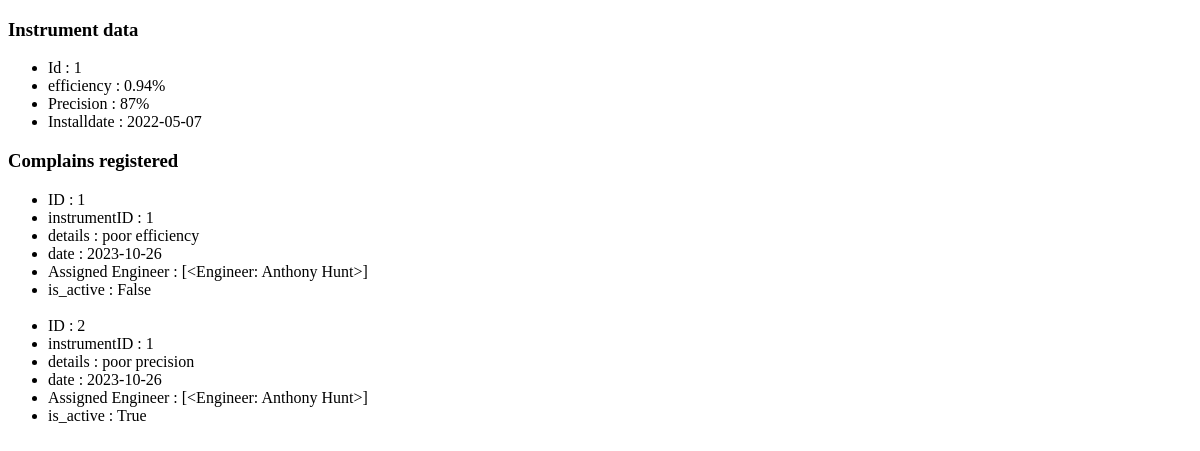
The page /generateReport?ID=1 on the database as committed earlier.
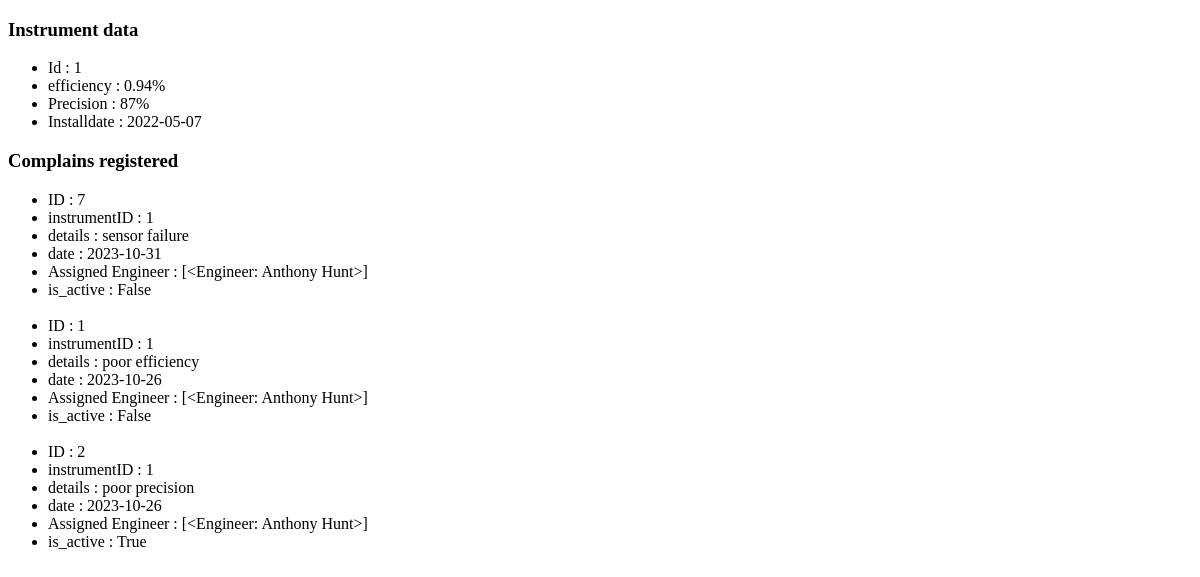
The same page on the database as committed later.
### db/database.py (models this page shows, shortened)
class Complain(db.Model):
    Id = db.Column(db.Integer, primary_key=True)
    instrumentID = db.Column(db.Integer,db.ForeignKey('instrument.Id'))
    details = db.Column(db.String(80),nullable=False)
    date = db.Column(db.Date, default=datetime.now())
    Resolvedby = db.relationship('Engineer',secondary=complain_instrument,backref='Assignments')
    is_active = db.Column(db.Boolean, unique=False, default=True)

class Engineer(db.Model):
    Id = db.Column(db.Integer, primary_key=True)
    name = db.Column(db.String(50))
    email = db.Column(db.String(100), unique=True)
    password = db.Column(db.String(8), nullable=False)
    def __repr__(self):
        return f'<Engineer: {self.name}>'

### blueprints/Endpoints.py (the view)
@blueprint_generateReport.route('/generateReport', methods = ['GET'])
def generateReport():
    print(request.args.get('ID'))
    print([i.Id for i in Instrument.query.all()])
    if int(request.args.get('ID'))  in [i.Id for i in Instrument.query.all()]:
        c = Complain.query.filter(Complain.instrumentID  == request.args.get('ID')).order_by(Complain.date.desc()).all()
        insdata = Instrument.query.filter(Instrument.Id == request.args.get('ID')).first()
        return render_template('report.html',complains = c,instrument_data = insdata)
    return ('<h1>Enter valid field</h1>')

### templates/report.html (shortened to what this page needs)
<!DOCTYPE html>
<html lang="en">
<head>
</head>
<body>
    <h3>Instrument data</h3>
    <ul class="list-group">
        <li class="list-group-item">Id : {{ instrument_data.Id }}</li>
        <li class="list-group-item">efficiency : {{ instrument_data.efficiency }}</li>
        <li class="list-group-item">Precision : {{ instrument_data.Precision }}</li>
        <li class="list-group-item">Installdate : {{ instrument_data.Installdate }}</li>
    </ul>
    <h3>Complains registered</h3>
    <ul class="list-group">
        {% for i in complains %}
        <li class="list-group-item"> ID : {{ i.Id }}</li>
        <li class="list-group-item">instrumentID : {{ i.instrumentID }}</li>
        <li class="list-group-item">details : {{ i.details }}</li>
        <li class="list-group-item">date : {{ i.date }}</li>
        <li class="list-group-item">Assigned Engineer : {{ i.Resolvedby }}</li>
        <li class="list-group-item">is_active : {{ i.is_active }}</li>
        <br>
        {% endfor %}
    </ul>
</body>
</html>

Rows that differ between the two databases and show on the page:
added Complain: Id "7", instrumentID "1", details "sensor failure", date "2023-10-31", Resolvedby "[<Engineer: Anthony Hunt>]", is_active "False"
